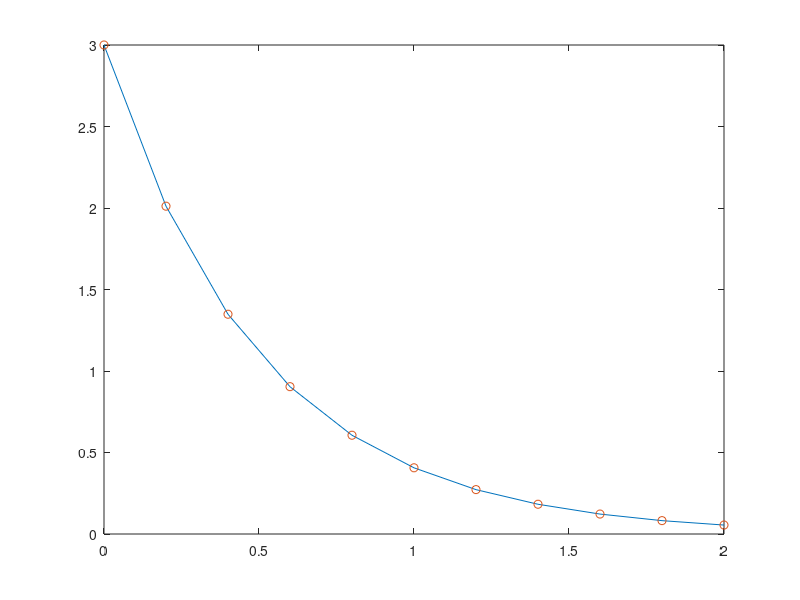

The MATLAB source for this figure:
% Solve y'(t)=-2y(t) with y0=3, 4th order Runge Kutta
y0 = 3;
h=0.2;
t = 0:h:2;
yexact = 3*exp(-2*t)
y = zeros(size(t));
y(1) = y0;
for i=1:(length(t)-1)
  k1 = -2*y(i)
  y1 = y(i)+k1*h/2;
  k2 = -2*y1;
  y2 = y(i)+k2*h/2;
  k3 = -2*y2;
  y3 = y(i)+k3*h;
  k4 = -2*y3;
  y(i+1) = y(i) + (k1+2*k2+2*k3+k4)*h/6;
end
plot(t, yexact, t, y, 'o');
